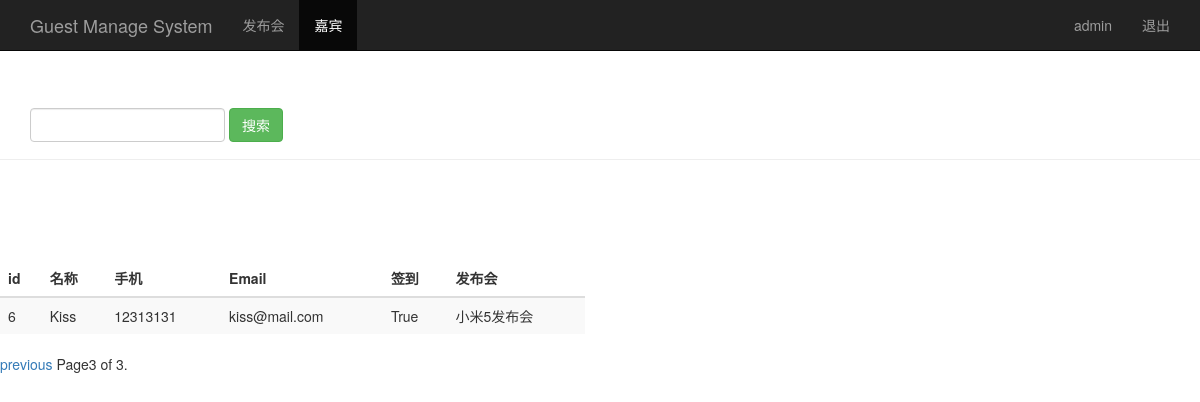
The page /guest_manage/?page=3 (signed in) on the database its author committed.
### sign/models.py (models this page shows, shortened)
class Guest(models.Model):
    event = models.ForeignKey(Event)                    # 关联发布会id
    realname = models.CharField(max_length=64)          # 姓名
    phone = models.CharField(max_length=16)             # 手机号
    email = models.EmailField()                         # 邮箱
    sign = models.BooleanField()                        # 签到状态
    create_time = models.DateTimeField(auto_now=True)   # 创建时间（自动获取当前时间）

class Event(models.Model):
    name = models.CharField(max_length=100)             # 发布会标题
    limit = models.IntegerField()                       # 参加人数
    status = models.BooleanField()                      # 状态
    address = models.CharField(max_length=200)          # 地址
    start_time = models.DateTimeField("event time")      # 发布会时间
    create_time = models.DateTimeField(auto_now=True)   # 创建时间（自动获取当前时间）
    def __str__(self):
        return self.name

### sign/views.py (the view)
# urls.py: url(r'^guest_manage/$', views.guest_manage),
@login_required()
def guest_manage(request):
    username = request.session.get("user_session", "")
    guest_list = Guest.objects.all()
    paginator = Paginator(guest_list, 2)
    page = request.GET.get("page")
    try:
        contacts = paginator.page(page)
    except PageNotAnInteger:
        contacts = paginator.page(1)
    except EmptyPage:
        contacts = paginator.page(paginator.num_pages)
    return render(request, "guest_manage.html", {"user": username, "guests": contacts})

### sign/templates/guest_manage.html (shortened to what this page needs)
<!DOCTYPE html>
<html lang="en">
<head>
        {% load bootstrap3 %}
        {% bootstrap_css %}
</head>
<body>
    <nav class="navbar navbar-inverse navbar-fixed-top">
        <div class="container">
            <div class="navbar-header">
                <a class="navbar-brand" href="/event_manage/">Guest Manage System</a>
            </div>
            <div id="navbar" class="collapse navbar-collapse">
                <ul class="nav navbar-nav">
                    <li><a href="/event_manage/">发布会</a> </li>
                    <li class="active"><a href="#">嘉宾</a></li>
                </ul>
                <ul class="nav navbar-nav navbar-right">
                    <li><a href="#">{{ user }}</a></li>
                    <li><a href="/logout/">退出</a></li>
                </ul>
            </div>
        </div>
    </nav>
    <div class="page-header" style="padding-top: 60px">
        <div id="navbar" class="navbar-collapse collapse">
            <form class="navbar-form" method="get" action="/search_guestname/">
                <div class="form-group">
                    <input name="guestname" type="text" placeholder="{{ search_name }}" class="form-control">
                </div>
                <button type="submit" class="btn btn-success">搜索</button>
            </form>
        </div>
    </div>
    <div class="row" style="padding-top: 80px;">
        <div class="col-md-6">
        <table class="table table-striped">
            <thead>
            <tr>
                <th>id</th><th>名称</th><th>手机</th><th>Email</th><th>签到</th><th>发布会</th>
            </tr>
            </thead>
            <tbody>
            {% for guest in guests %}
                <tr>
                    <td>{{ guest.id }}</td>
                    <td>{{ guest.realname }}</td>
                    <td>{{ guest.phone }}</td>
                    <td>{{ guest.email }}</td>
                    <td>{{ guest.sign }}</td>
                    <td>{{ guest.event }}</td>
                </tr>
            {% endfor %}
            </tbody>
        </table>
        </div>
    </div>
    <div class="paginator">
        <span class="step-links">
            {% if guests.has_previous %}
            <a href="?page={{ guests.previous_page_number }}">previous</a>
            {% endif %}
            <span class="current">
                Page{{ guests.number }} of {{ guests.paginator.num_pages }}.
            </span>
        </span>
    </div>
</body>
</html>

### rows shown on the page
Guest: id "6", realname "Kiss", phone "12313131", email "kiss@mail.com", sign "True", event "小米5发布会"

### other values the page prints
{{ user }} "admin"
{{ guests.number }} "3"
{{ guests.paginator.num_pages }} "3"
